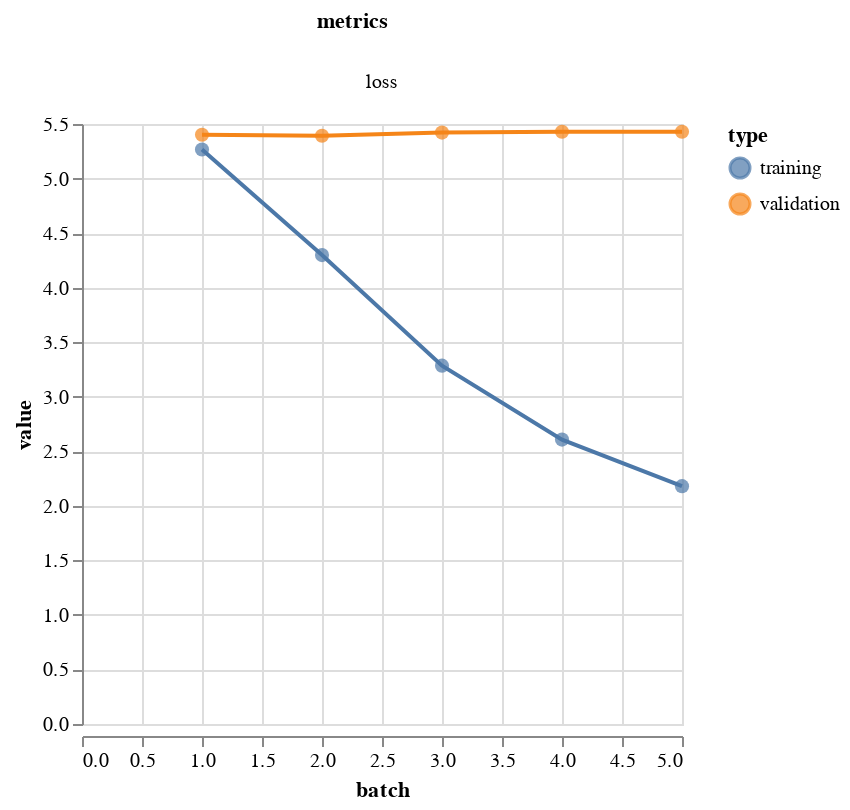

The code cell stored with this chart in its notebook:
### Code cell
vis.metrics(output.history)

### Figure 1 — Vega-Lite specification as saved in the notebook (floating-point values rounded to 4 significant figures)
{"config": {"view": {"continuousWidth": 300, "continuousHeight": 300}}, "data": {"name": "data-62cd6bff8cdc19228036cf171d40b352"}, "facet": {"column": {"field": "metrics", "type": "nominal"}}, "spec": {"layer": [{"mark": {"type": "circle", "size": 50}, "encoding": {"color": {"field": "type", "type": "nominal"}, "tooltip": [{"field": "batch", "type": "quantitative"}, {"field": "value", "type": "quantitative"}], "x": {"field": "batch", "type": "quantitative"}, "y": {"field": "value", "type": "quantitative"}}}, {"mark": {"type": "line"}, "encoding": {"color": {"field": "type", "type": "nominal"}, "x": {"field": "batch", "type": "quantitative"}, "y": {"field": "value", "type": "quantitative"}}}], "height": 300, "width": 300}, "resolve": {"scale": {"y": "independent"}}, "$schema": "https://vega.github.io/schema/vega-lite/v5.20.1.json", "datasets": {"data-62cd6bff8cdc19228036cf171d40b352": [{"batch": 1, "value": 5.266, "type": "training", "metrics": "loss"}, {"batch": 2, "value": 4.298, "type": "training", "metrics": "loss"}, {"batch": 3, "value": 3.285, "type": "training", "metrics": "loss"}, {"batch": 4, "value": 2.607, "type": "training", "metrics": "loss"}, {"batch": 5, "value": 2.18, "type": "training", "metrics": "loss"}, {"batch": 1, "value": 5.401, "type": "validation", "metrics": "loss"}, {"batch": 2, "value": 5.392, "type": "validation", "metrics": "loss"}, {"batch": 3, "value": 5.421, "type": "validation", "metrics": "loss"}, {"batch": 4, "value": 5.429, "type": "validation", "metrics": "loss"}, {"batch": 5, "value": 5.429, "type": "validation", "metrics": "loss"}]}}
